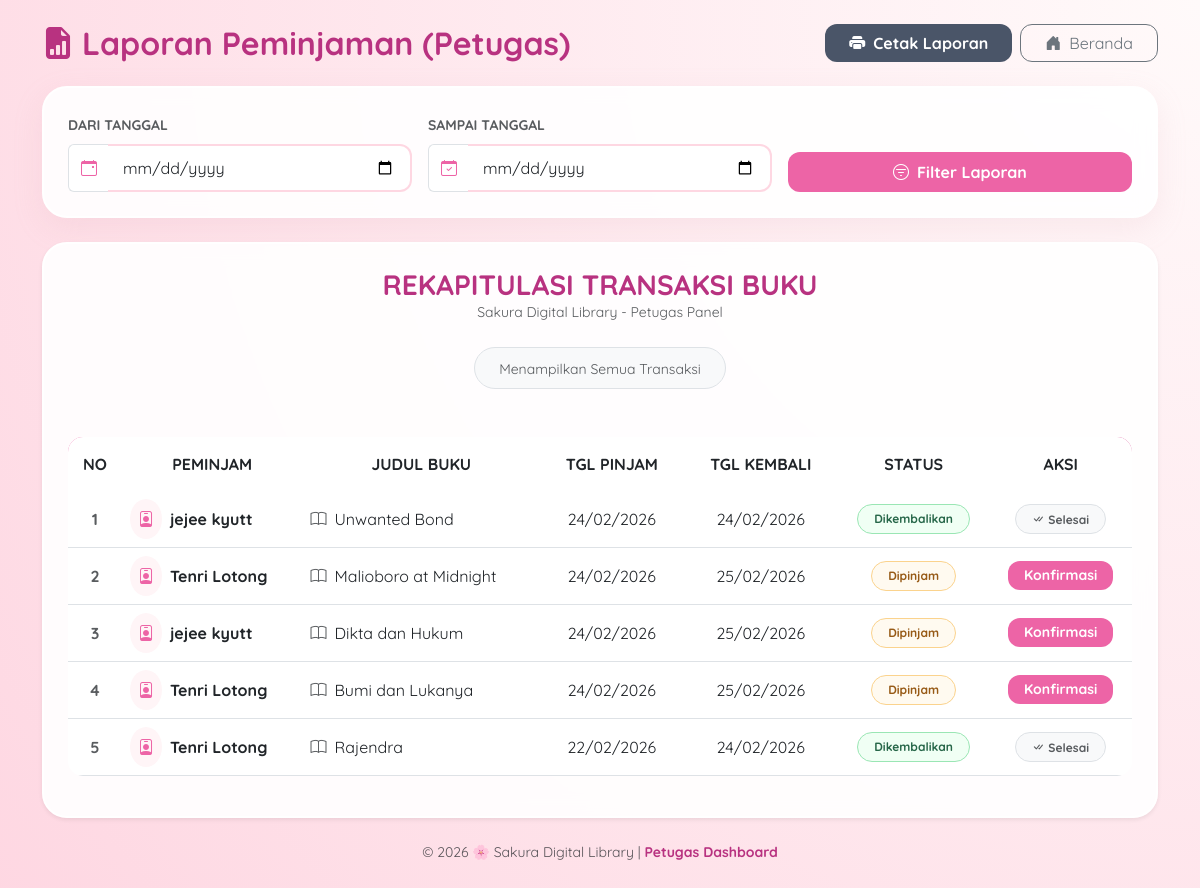
The app's page /petugas/laporan.php (signed in) with its own data.
### tables this page shows
CREATE TABLE `peminjaman` (
  `id_peminjaman` int(11) NOT NULL,
  `id_user` int(11) DEFAULT NULL,
  `id_buku` int(11) DEFAULT NULL,
  `tanggal_peminjaman` date NOT NULL,
  `tanggal_pengembalian` date NOT NULL,
  `status_peminjaman` varchar(50) NOT NULL,
  `denda` int(11) DEFAULT 0,
  `status_denda` enum('Belum Bayar','Lunas') DEFAULT 'Belum Bayar'
);

CREATE TABLE `user` (
  `id_user` int(11) NOT NULL,
  `username` varchar(255) NOT NULL,
  `password` varchar(255) NOT NULL,
  `email` varchar(255) NOT NULL,
  `nama_lengkap` varchar(255) NOT NULL,
  `alamat` text DEFAULT NULL,
  `role` enum('admin','petugas','peminjam') NOT NULL DEFAULT 'peminjam'
);

CREATE TABLE `buku` (
  `id_buku` int(11) NOT NULL,
  `judul` varchar(255) NOT NULL,
  `penulis` varchar(255) NOT NULL,
  `penerbit` varchar(255) NOT NULL,
  `tahun_terbit` int(11) NOT NULL,
  `stok` int(11) DEFAULT 0
);

### petugas/laporan.php (the view, shortened to what this page needs)
<?php
include '../config/koneksi.php';
$tgl_mulai = isset($_GET['tgl_mulai']) ? $_GET['tgl_mulai'] : "";
$tgl_selesai = isset($_GET['tgl_selesai']) ? $_GET['tgl_selesai'] : "";
$sql = "SELECT peminjaman.*, user.nama_lengkap, buku.judul
        FROM peminjaman
        INNER JOIN user ON peminjaman.id_user = user.id_user
        INNER JOIN buku ON peminjaman.id_buku = buku.id_buku";
$sql .= " ORDER BY peminjaman.id_peminjaman DESC";
$query = mysqli_query($koneksi, $sql);
?>
<!DOCTYPE html>
<html lang="id">
<head>
    <link href="https://cdn.jsdelivr.net/npm/bootstrap@5.3.0/dist/css/bootstrap.min.css" rel="stylesheet">
    <link rel="stylesheet" href="https://cdn.jsdelivr.net/npm/bootstrap-icons@1.11.1/font/bootstrap-icons.css">
</head>
<body class="p-2 p-md-4">
<div class="container">
    <div class="d-flex flex-column flex-md-row justify-content-between align-items-center mb-4 no-print">
        <h2 class="sakura-text mb-3 mb-md-0"><i class="bi bi-file-earmark-bar-graph-fill me-2"></i>Laporan Peminjaman (Petugas)</h2>
        <div class="d-flex gap-2">
            <button onclick="window.print()" class="btn btn-print px-4">
                <i class="bi bi-printer-fill me-2"></i>Cetak Laporan
            </button>
            <a href="index.php" class="btn btn-outline-secondary px-4" style="border-radius: 12px;">
                <i class="bi bi-house-door-fill me-2"></i>Beranda
            </a>
        </div>
    </div>
    <div class="card sakura-card p-4 mb-4 no-print">
        <form method="GET" class="row g-3 align-items-end">
            <div class="col-md-4">
                <label class="form-label fw-bold small text-muted">DARI TANGGAL</label>
                <div class="input-group">
                    <span class="input-group-text bg-white border-end-0"><i class="bi bi-calendar-event text-pink"></i></span>
                    <input type="date" name="tgl_mulai" class="form-control border-start-0" value="<?= htmlspecialchars($tgl_mulai) ?>">
                </div>
            </div>
            <div class="col-md-4">
                <label class="form-label fw-bold small text-muted">SAMPAI TANGGAL</label>
                <div class="input-group">
                    <span class="input-group-text bg-white border-end-0"><i class="bi bi-calendar-check text-pink"></i></span>
                    <input type="date" name="tgl_selesai" class="form-control border-start-0" value="<?= htmlspecialchars($tgl_selesai) ?>">
                </div>
            </div>
            <div class="col-md-4">
                <button type="submit" class="btn btn-sakura w-100 p-2 py-2.5">
                    <i class="bi bi-filter-circle me-2"></i>Filter Laporan
                </button>
            </div>
        </form>
    </div>
    <div class="card sakura-card p-4 shadow-sm">
        <div class="text-center mb-5">
            <h3 class="sakura-text mb-0 text-uppercase">Rekapitulasi Transaksi Buku</h3>
            <p class="text-muted small">Sakura Digital Library - Petugas Panel</p>
            <div class="d-inline-block px-4 py-2 rounded-pill bg-light border mt-2">
                <?php if(!empty($tgl_mulai)): ?>
                    <span class="small fw-bold text-dark">Periode: <span class="text-pink"><?= date('d/m/Y', strtotime($tgl_mulai)) ?></span> - <span class="text-pink"><?= date('d/m/Y', strtotime($tgl_selesai)) ?></span></span>
                <?php else: ?>
                    <span class="small text-muted italic">Menampilkan Semua Transaksi</span>
                <?php endif; ?>
            </div>
        </div>
        <div class="table-responsive">
            <table class="table table-hover align-middle">
                <thead>
                    <tr class="text-center">
                        <th width="5%">NO</th>
                        <th>PEMINJAM</th>
                        <th>JUDUL BUKU</th>
                        <th>TGL PINJAM</th>
                        <th>TGL KEMBALI</th>
                        <th>STATUS</th>
                        <th class="no-print">AKSI</th>
                    </tr>
                </thead>
                <tbody>
                    <?php
                    $no = 1;
                    if(mysqli_num_rows($query) > 0):
                        while($row = mysqli_fetch_assoc($query)) { ?>
                        <tr>
                            <td class="text-center fw-bold text-muted"><?= $no++; ?></td>
                            <td>
                                <div class="d-flex align-items-center">
                                    <div class="rounded-circle bg-pink-light p-2 me-2 d-none d-md-block" style="background: #fff5f7;">
                                        <i class="bi bi-person-badge text-pink"></i>
                                    </div>
                                    <div>
                                        <strong><?= htmlspecialchars($row['nama_lengkap']); ?></strong>
                                    </div>
                                </div>
                            </td>
                            <td><i class="bi bi-book me-2 text-muted"></i><?= htmlspecialchars($row['judul']); ?></td>
                            <td class="text-center"><?= date('d/m/Y', strtotime($row['tanggal_peminjaman'])); ?></td>
                            <td class="text-center">
                                <?php if ($row['tanggal_pengembalian'] != '0000-00-00' && !empty($row['tanggal_pengembalian'])): ?>
                                    <span class="text-dark"><?= date('d/m/Y', strtotime($row['tanggal_pengembalian'])); ?></span>
                                <?php else: ?>
                                    <span class="text-muted italic small">Belum Kembali</span>
                                <?php endif; ?>
                            </td>
                            <td class="text-center">
                                <?php if($row['status_peminjaman'] == 'Dipinjam'): ?>
                                    <span class="badge badge-dipinjam px-3 py-2 rounded-pill">Dipinjam</span>
                                <?php else: ?>
                                    <span class="badge badge-kembali px-3 py-2 rounded-pill">Dikembalikan</span>
                                <?php endif; ?>
                            </td>
                            <td class="text-center no-print">
                                <?php if($row['status_peminjaman'] == 'Dipinjam'): ?>
                                    <a href="proses_kembali.php?id=<?= $row['id_peminjaman']; ?>"
                                       class="btn btn-sm btn-sakura px-3"
                                       onclick="return confirm('Konfirmasi pengembalian buku ini?')">
                                       Konfirmasi
                                    </a>
                                <?php else: ?>
                                    <span class="badge bg-light text-muted border px-3 py-2 rounded-pill"><i class="bi bi-check-all me-1"></i>Selesai</span>
                                <?php endif; ?>
                            </td>
                        </tr>
                        <?php }
                    endif; ?>
                </tbody>
            </table>
        </div>
    </div>
</div>
<footer class="text-center py-4 text-muted small no-print">
    &copy; 2026 🌸 Sakura Digital Library | <span class="sakura-text">Petugas Dashboard</span>
</footer>
</body>
</html>

### petugas/laporan.php (style rules this page uses)
body { font-family: 'Quicksand', sans-serif; background: radial-gradient(circle at top right, #fffafa 0%, #fed7e2 100%); min-height: 100vh; }
.sakura-card { background: rgba(255, 255, 255, 0.9); backdrop-filter: blur(10px); border-radius: 25px; border: 2px solid white; box-shadow: 0 10px 30px rgba(214, 158, 172, 0.15); }
.sakura-text { color: #b83280; font-weight: 700; }
.text-pink { color: #ed64a6; }
.table { border-radius: 15px; overflow: hidden; }
.table thead { background: linear-gradient(to right, #ed64a6, #d53f8c); color: white; }
.table thead th { border: none; padding: 15px; }
.btn-sakura { background: #ed64a6; color: white; border-radius: 12px; font-weight: 700; border: none; transition: 0.3s; }
.btn-print { background: #4a5568; color: white; border-radius: 12px; font-weight: 700; border: none; transition: 0.3s; }
.form-control { border-radius: 12px; border: 2px solid #fed7e2; padding: 10px 15px; }
.badge-dipinjam { background-color: #fffaf0; color: #975a16; border: 1px solid #fbd38d; }
.badge-kembali { background-color: #f0fff4; color: #276749; border: 1px solid #9ae6b4; }

### records on screen
peminjaman: id_user.nama_lengkap "jejee kyutt", id_buku.judul "Unwanted Bond", tanggal_peminjaman "24/02/2026", tanggal_pengembalian "24/02/2026", status_peminjaman "Dikembalikan"
peminjaman: id_user.nama_lengkap "Tenri Lotong", id_buku.judul "Malioboro at Midnight", tanggal_peminjaman "24/02/2026", tanggal_pengembalian "25/02/2026", status_peminjaman "Dipinjam"
peminjaman: id_user.nama_lengkap "jejee kyutt", id_buku.judul "Dikta dan Hukum", tanggal_peminjaman "24/02/2026", tanggal_pengembalian "25/02/2026", status_peminjaman "Dipinjam"
peminjaman: id_user.nama_lengkap "Tenri Lotong", id_buku.judul "Bumi dan Lukanya", tanggal_peminjaman "24/02/2026", tanggal_pengembalian "25/02/2026", status_peminjaman "Dipinjam"
peminjaman: id_user.nama_lengkap "Tenri Lotong", id_buku.judul "Rajendra", tanggal_peminjaman "22/02/2026", tanggal_pengembalian "24/02/2026", status_peminjaman "Dikembalikan"
